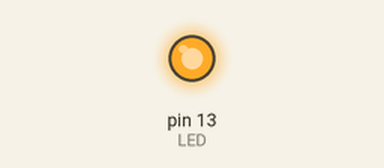
This sketch was run on a simulated Arduino Uno, built with avr-gcc and run on an emulated ATmega328P. On the bench: output pins drawn as LEDs (lit = HIGH). What the sketch prints to the serial monitor is not drawn.

Above: at 0.1 s.
Timing chart, 0 to 1.6 s (numbered marks = the images above):
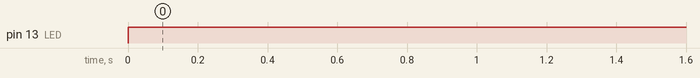

The sketch:

Qwiic_GPIO_Test.ino
```cpp
/************************************************************************
 * Qwiic GPIO test sketch
 *
 * Priyanka Makin @ SparkFun Electronics
 * Original Creation Date: February 28, 2020
 ***********************************************************************/
#include <Wire.h>

byte const qwiicGpioAddress = 0x27; //When all jumpers are closed A0, A1, A2
const int LED = 13;

void setup()
{
  Serial.begin(115200);
  Serial.println("Qwiic GPIO test sketch");

  Wire.begin();

  pinMode(LED, OUTPUT);
}

void loop()
{
 if (testForConnectivity() == true)
 {
  Serial.println("Qwiic GPIO connected.");
  digitalWrite(LED, HIGH);
 }
 else
 {
  Serial.println("Nothing detected.");
  digitalWrite(LED, LOW);
 }
 delay(10);
}

boolean testForConnectivity() {
  Wire.beginTransmission(qwiicGpioAddress);
  //check here for an ACK from the slave
  if (Wire.endTransmission() != 0){
    return false;
  }
  return true;
}
```

Measured:
- by itself, pin 13 (LED): LOW → HIGH at 0.00 s
